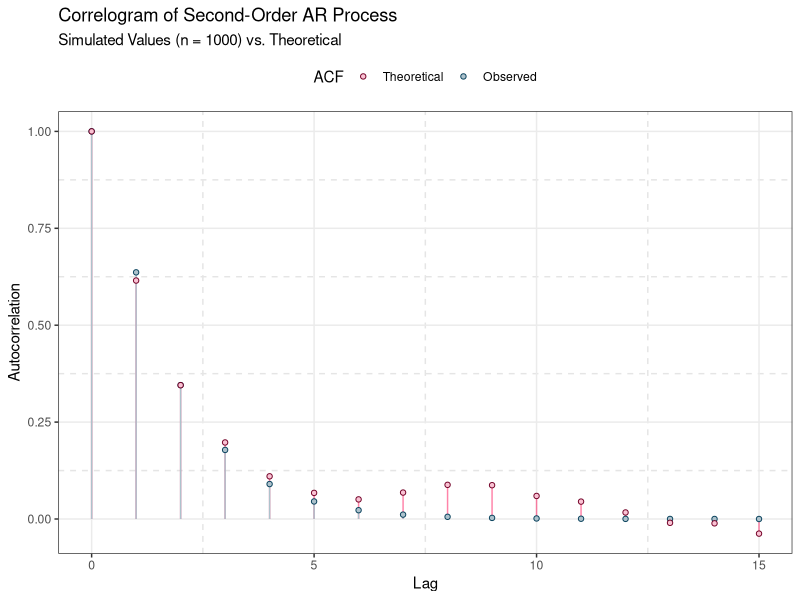

This chart was generated by the following R code:
library(ggplot2)
library(zoo)

my_acf = function(h){
  (16/11)*((1/2)^h) - (5/11)*((1/5)^h)
}
set.seed(443)

sigma_2 = 1
sim = arima.sim(n = 1000, model = list(ar = c(7/10, -1/10)), sd = sigma_2)

plotDF = data.frame(
  lag = 0:15,
  theoretical = sapply(0:15, my_acf),
  observed = acf(sim, plot = FALSE, lag.max = 15)$acf
)

p <- ggplot(plotDF) + theme_bw() +
  geom_segment(
    aes(
      x = lag,
      xend = lag,
      y = 0,
      yend = observed
    ),
    color = "#ff0a54",
    alpha = 0.5
  )  +
  geom_segment(aes(
    x = lag,
    xend = lag,
    y = 0,
    yend = theoretical
  ),
  color = "#adc2cc")  +
  geom_point(aes(x = lag, y = theoretical, col = "t"),
             shape = 21,
             fill = "#adc2cc") +
  geom_point(aes(x = lag, y = observed, col = "o"),
             shape = 21,
             fill = "#fac3d4") +
  scale_color_manual(
    values = c("t" = "#08415c", "o" = "#720026"),
    labels = c("Theoretical", "Observed"),
    name = "ACF"
  ) +
  theme(
    panel.grid.minor = element_line(
      color = "grey90",
      linetype = "dashed",
      linewidth = 0.5
    ),
    legend.position = "top"
  ) +
  labs(
    x = "Lag",
    y = "Autocorrelation",
    title = "Correlogram of Second-Order AR Process",
    subtitle = "Simulated Values (n = 1000) vs. Theoretical"
  )
print(p)
